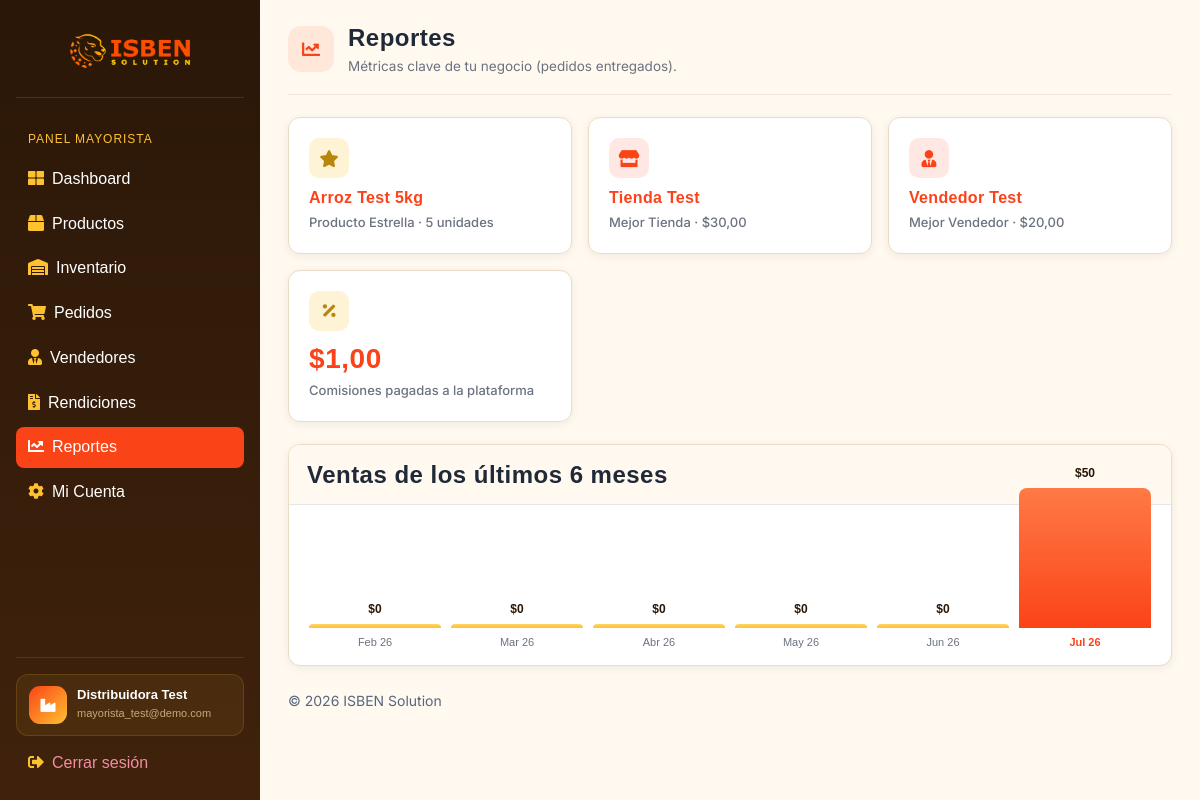
The app's page /mayorista/reportes/ (signed in) with its own data.
### appDjango/models.py (models this page shows, shortened)
class Mayorista(models.Model):
    CATEGORIA_CHOICES = [
        ("bebidas", "Bebidas"),
        ("abarrotes", "Abarrotes"),
        ("lacteos", "Lácteos"),
        ("limpieza", "Limpieza"),
        ("otro", "Otro"),
    ]
    PLAN_CHOICES = [
        ("sin_asignar", "Sin asignar"),
        ("suscripcion", "Suscripción anual"),
        ("comision", "Solo comisión"),
        ("mixto", "Mixto"),
    ]
    ESTADO_CHOICES = [
        ("pendiente_pago", "Pendiente de pago"),
        ("activo", "Activo"),
        ("suspendido", "Suspendido"),
    ]
    MESES_CORTOS = [
        "Ene",
        "Feb",
        "Mar",
        "Abr",
        "May",
        "Jun",
        "Jul",
        "Ago",
        "Sep",
        "Oct",
        "Nov",
        "Dic",
    ]
    cuenta = models.OneToOneField(
        settings.AUTH_USER_MODEL,
        on_delete=models.CASCADE,
        related_name="perfil_mayorista",
    )
    nombre = models.CharField(max_length=255)
    telefono = models.CharField(
        max_length=15,
        default="",
    )
    categoria = models.CharField(max_length=20, choices=CATEGORIA_CHOICES)
    logo_url = models.TextField(blank=True, null=True)
    estado = models.CharField(
        max_length=20, choices=ESTADO_CHOICES, default="pendiente_pago"
    )
    plan = models.CharField(
        max_length=20,
        choices=PLAN_CHOICES,
        default="sin_asignar",
    )
    tarifa_anual = models.DecimalField(max_digits=10, decimal_places=2, default=0)
    porcentaje_comision = models.DecimalField(max_digits=5, decimal_places=2, default=0)
    fecha_vencimiento = models.DateField(blank=True, null=True)
    def obtener_reporte_comercial(self, fecha=None):
        fecha = fecha or timezone.localdate()
        pedidos_entregados = self.pedidos.filter(estado="entregado")
        producto_estrella = (
            PedidoItem.objects.filter(
                pedido__mayorista=self,
                pedido__estado="entregado",
            )
            .values("producto__nombre")
            .annotate(total_vendido=models.Sum("cantidad"))
            .order_by("-total_vendido")
            .first()
        )
        mejor_tienda = (
            pedidos_entregados.values("tienda__nombre")
            .annotate(total_comprado=models.Sum("total"))
            .order_by("-total_comprado")
            .first()
        )
        mejor_vendedor = (
            pedidos_entregados.exclude(vendedor__isnull=True)
            .values("vendedor__nombre")
            .annotate(total_vendido=models.Sum("total"))
            .order_by("-total_vendido")
            .first()
        )
        comisiones_pagadas = pedidos_entregados.aggregate(
            total=models.Sum("comision_plataforma")
        )["total"] or Decimal("0.00")
        ventas_por_mes = []
        for desplazamiento in range(5, -1, -1):
            indice_mes = fecha.month - 1 - desplazamiento
            anio = fecha.year + indice_mes // 12
            mes = indice_mes % 12 + 1
            total = pedidos_entregados.filter(
                creado_en__year=anio,
                creado_en__month=mes,
            ).aggregate(total=models.Sum("total"))["total"] or Decimal("0.00")
            ventas_por_mes.append(
                {
                    "etiqueta": "%s %d"
                    % (
                        self.MESES_CORTOS[mes - 1],
                        anio % 100,
                    ),
                    "total": float(total),
                    "actual": (anio == fecha.year and mes == fecha.month),
                }
            )
        maximo = (
            max(
                (registro["total"] for registro in ventas_por_mes),
                default=0,
            )
            or 1
        )
        return {
            "producto_estrella": producto_estrella,
            "mejor_tienda": mejor_tienda,
            "mejor_vendedor": mejor_vendedor,
            "comisiones_pagadas": comisiones_pagadas,
            "ventas_por_mes": ventas_por_mes,
            "maximo": maximo,
        }

class Producto(models.Model):
    UNIDAD_CHOICES = [
        ("unidad", "Unidad"),
        ("caja", "Caja"),
        ("kg", "Kilogramo"),
    ]
    mayorista = models.ForeignKey(
        Mayorista, on_delete=models.CASCADE, related_name="productos"
    )
    nombre = models.CharField(max_length=255)
    foto_url = models.TextField()
    precio = models.DecimalField(max_digits=10, decimal_places=2)
    stock = models.PositiveIntegerField(default=0)
    minimo_compra = models.PositiveIntegerField(default=1)
    unidad = models.CharField(max_length=20, choices=UNIDAD_CHOICES, default="unidad")
    activo = models.BooleanField(default=True)

class Tienda(models.Model):
    cuenta = models.OneToOneField(
        settings.AUTH_USER_MODEL, on_delete=models.CASCADE, related_name="perfil_tienda"
    )
    nombre = models.CharField(max_length=255)
    telefono = models.CharField(max_length=20, unique=True, blank=True, null=True)
    lat = models.FloatField(blank=True, null=True)
    lng = models.FloatField(blank=True, null=True)
    direccion_texto = models.TextField(blank=True, null=True)

class Vendedor(models.Model):
    TIPO_PERFIL_CHOICES = [
        ("general", "General"),
        ("especializado", "Especializado"),
    ]
    cuenta = models.OneToOneField(
        settings.AUTH_USER_MODEL,
        on_delete=models.CASCADE,
        related_name="perfil_vendedor",
    )
    mayorista = models.ForeignKey(
        Mayorista, on_delete=models.CASCADE, related_name="vendedores"
    )
    nombre = models.CharField(max_length=255)
    primer_login = models.BooleanField(default=True)
    tipo_perfil = models.CharField(
        max_length=20, choices=TIPO_PERFIL_CHOICES, default="general"
    )
    producto_asignado = models.ForeignKey(
        "Producto",
        on_delete=models.SET_NULL,
        blank=True,
        null=True,
        related_name="vendedores_asignados",
    )
    activo = models.BooleanField(default=True)

### appDjango/views.py (the view)
@mayorista_required
def mayorista_reportes(request):
    contexto = request.mayorista.obtener_reporte_comercial()
    return render(
        request,
        "mayorista/reportes.html",
        contexto,
    )

### appDjango/templates/mayorista/reportes.html (shortened to what this page needs)
{% extends 'layouts/base.html' %}
{% block content %}
  <div class="pagina-cabecera">
    <div class="pagina-cabecera-titulo">
      <div class="pagina-cabecera-icono"><i class="fas fa-chart-line"></i></div>
      <div>
        <h1>Reportes</h1>
        <p class="subtitulo">Métricas clave de tu negocio (pedidos entregados).</p>
      </div>
    </div>
  </div>
  <div class="portal-grid">
    <div class="stat-card">
      <div class="stat-card-icon stat-icon-dorado"><i class="fas fa-star"></i></div>
      <h2 style="font-size:16px;">{{ producto_estrella.producto__nombre|default:"Sin datos aún" }}</h2>
      <p>Producto Estrella{% if producto_estrella %} · {{ producto_estrella.total_vendido }} unidades{% endif %}</p>
    </div>
    <div class="stat-card">
      <div class="stat-card-icon stat-icon-naranja"><i class="fas fa-store"></i></div>
      <h2 style="font-size:16px;">{{ mejor_tienda.tienda__nombre|default:"Sin datos aún" }}</h2>
      <p>Mejor Tienda{% if mejor_tienda %} · ${{ mejor_tienda.total_comprado|floatformat:2 }}{% endif %}</p>
    </div>
    <div class="stat-card">
      <div class="stat-card-icon stat-icon-naranja"><i class="fas fa-user-tie"></i></div>
      <h2 style="font-size:16px;">{{ mejor_vendedor.vendedor__nombre|default:"Sin datos aún" }}</h2>
      <p>Mejor Vendedor{% if mejor_vendedor %} · ${{ mejor_vendedor.total_vendido|floatformat:2 }}{% endif %}</p>
    </div>
    <div class="stat-card">
      <div class="stat-card-icon stat-icon-dorado"><i class="fas fa-percentage"></i></div>
      <h2>${{ comisiones_pagadas|floatformat:2 }}</h2>
      <p>Comisiones pagadas a la plataforma</p>
    </div>
  </div>
  <div class="tarjeta-seccion" style="margin-top:22px;">
    <div class="tarjeta-seccion-cabecera">
      <h2 class="h6 mb-0">Ventas de los últimos 6 meses</h2>
    </div>
    <div class="portal-bar-chart" style="padding: 20px 20px 14px;">
      {% for mes in ventas_por_mes %}
        <div class="bar">
          <div class="bar-valor">${{ mes.total|floatformat:0 }}</div>
          <div class="bar-fill {% if mes.actual %}bar-fill-actual{% endif %}" style="height: {% widthratio mes.total maximo 140 %}px;"></div>
          <div class="bar-label {% if mes.actual %}bar-label-actual{% endif %}">{{ mes.etiqueta }}</div>
        </div>
      {% endfor %}
    </div>
  </div>
{% endblock %}

### appDjango/templates/includes/sidebar.html (shortened to what this page needs)
{% load static %}
<nav id="sidebarMenu" class="sidebar d-lg-block collapse">
  <div class="sidebar-inner px-3 pt-3">
    <div class="sidebar-marca">
      <a href="{% url 'portal_landing' %}">
        <img src="{% static 'imagenes/logos_2.png' %}" alt="ISBEN Solution">
      </a>
    </div>
    <ul class="nav flex-column">
      {% if user.perfil_mayorista %}
        <li class="sidebar-heading">Panel Mayorista</li>
        <li class="nav-item {% if 'mayorista_dashboard' in request.resolver_match.url_name %}active{% endif %}">
          <a href="{% url 'portal_mayorista_dashboard' %}" class="nav-link"><span class="sidebar-icon"><i class="fas fa-th-large"></i></span>Dashboard</a>
        </li>
        <li class="nav-item {% if 'producto' in request.resolver_match.url_name %}active{% endif %}">
          <a href="{% url 'portal_mayorista_productos' %}" class="nav-link"><span class="sidebar-icon"><i class="fas fa-box"></i></span>Productos</a>
        </li>
        <li class="nav-item {% if request.resolver_match.url_name == 'portal_mayorista_inventario' %}active{% endif %}">
          <a href="{% url 'portal_mayorista_inventario' %}" class="nav-link"><span class="sidebar-icon"><i class="fas fa-warehouse"></i></span>Inventario</a>
        </li>
        <li class="nav-item {% if 'pedido' in request.resolver_match.url_name %}active{% endif %}">
          <a href="{% url 'portal_mayorista_pedidos' %}" class="nav-link"><span class="sidebar-icon"><i class="fas fa-shopping-cart"></i></span>Pedidos</a>
        </li>
        <li class="nav-item {% if 'vendedor' in request.resolver_match.url_name %}active{% endif %}">
          <a href="{% url 'portal_mayorista_vendedores' %}" class="nav-link"><span class="sidebar-icon"><i class="fas fa-user-tie"></i></span>Vendedores</a>
        </li>
        <li class="nav-item {% if 'rendicion' in request.resolver_match.url_name %}active{% endif %}">
          <a href="{% url 'portal_mayorista_rendiciones' %}" class="nav-link"><span class="sidebar-icon"><i class="fas fa-file-invoice-dollar"></i></span>Rendiciones</a>
        </li>
        <li class="nav-item {% if request.resolver_match.url_name == 'portal_mayorista_reportes' %}active{% endif %}">
          <a href="{% url 'portal_mayorista_reportes' %}" class="nav-link"><span class="sidebar-icon"><i class="fas fa-chart-line"></i></span>Reportes</a>
        </li>
        <li class="nav-item {% if request.resolver_match.url_name == 'portal_mayorista_mi_cuenta' %}active{% endif %}">
          <a href="{% url 'portal_mayorista_mi_cuenta' %}" class="nav-link"><span class="sidebar-icon"><i class="fas fa-cog"></i></span>Mi Cuenta</a>
        </li>
      {% endif %}
    </ul>
    <div class="sidebar-user mt-auto pt-3">
      {% if user.is_authenticated %}
        <div class="sidebar-user-info">
          <div class="sidebar-user-avatar">
            {% if user.perfil_mayorista %}<i class="fas fa-industry"></i>
            {% elif user.perfil_vendedor %}<i class="fas fa-user-tie"></i>
            {% elif user.perfil_tienda %}<i class="fas fa-store"></i>
            {% else %}<i class="fas fa-shield-alt"></i>{% endif %}
          </div>
          <div class="sidebar-user-datos">
            <span class="sidebar-user-nombre">
              {% if user.perfil_mayorista %}{{ user.perfil_mayorista.nombre }}
              {% elif user.perfil_vendedor %}{{ user.perfil_vendedor.nombre }}
              {% elif user.perfil_tienda %}{{ user.perfil_tienda.nombre }}
              {% else %}Administrador{% endif %}
            </span>
            <span class="sidebar-user-email">{{ user.username }}</span>
          </div>
        </div>
        <a href="{% url 'portal_logout' %}" class="nav-link sidebar-logout">
          <span class="sidebar-icon"><i class="fas fa-sign-out-alt"></i></span>Cerrar sesión
        </a>
      {% endif %}
    </div>
  </div>
</nav>

### records on screen
Producto: producto__nombre "Arroz Test 5kg"
Tienda: tienda__nombre "Tienda Test"
Vendedor: vendedor__nombre "Vendedor Test"

### other values on screen
{{ user.perfil_mayorista.nombre }} "Distribuidora Test"
{{ user.username }} "mayorista_test@demo.com"
{{ producto_estrella.total_vendido }} "5"
{{ mejor_tienda.total_comprado|floatformat:2 }} "30,00"
{{ mejor_vendedor.total_vendido|floatformat:2 }} "20,00"
{{ comisiones_pagadas|floatformat:2 }} "1,00"
{{ mes.total|floatformat:0 }} "0" "0" "0" "0" "0" "50"
{{ mes.etiqueta }} "Feb 26" "Mar 26" "Abr 26" "May 26" "Jun 26" "Jul 26"
